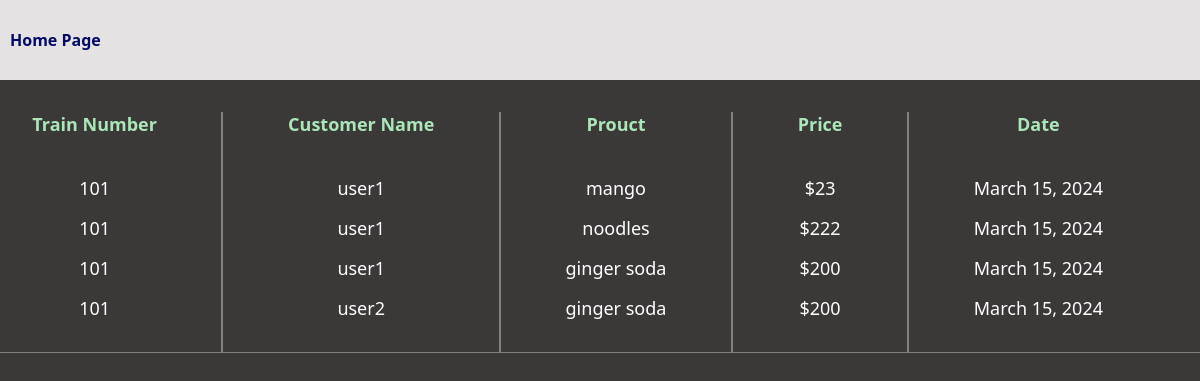
The page /order_page_admin/ on the database as committed earlier.
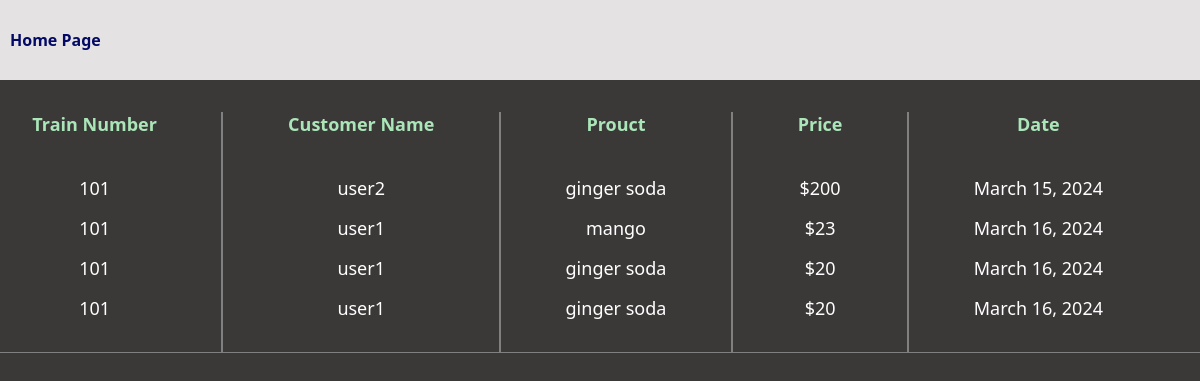
The same page on the database as committed later.
### user_app/models.py (models this page shows, shortened)
class Order(models.Model):
  train_number = models.CharField(max_length=10)
  customer_name = models.CharField(max_length=25)
  product_name =  models.CharField(max_length=25)
  price =  models.CharField(max_length=25)
  date = models.DateField(auto_now_add=True)

### admin_app/views.py (the view)
# urls.py: path('order_page_admin/', order_page_admin, name='order_page_admin'),
def order_page_admin(request):
  order_items = Order.objects.all()
  return render(request, 'order_page_admin.html', {'orders':order_items})

### templates/order_page_admin.html (shortened to what this page needs)
<!DOCTYPE html>
<html lang="en">
  <head>
  </head>
  <body>
    <div class="order-table-container">
      <nav>
        <div class="orders">
          <a href="{% url 'admin_app:admin_page' %}">Home Page</a>
        </div>
      </nav>
      <div class="flex-row">
        <div class="customer-name">
          Train Number {% for i in orders %}
          <div class="customers">{{i.train_number}}</div>
          {% endfor %}
        </div>
        <span></span>
        <div class="customer-train-number">
          Customer Name {% for i in orders %}
          <div class="customer-train-number-child">{{i.customer_name}}</div>
          {% endfor %}
        </div>
        <span></span>
        <div class="order-item">
          Prouct {% for i in orders %}
          <div class="order-item-child">{{i.product_name}}</div>
          {% endfor %}
        </div>
        <span></span>
        <div class="order-price">
          Price {% for i in orders %}
          <div class="order-price-child">${{i.price}}</div>
          {% endfor %}
        </div>
        <span></span>
        <div class="order-date">
          Date {% for i in orders %}
          <div class="order-date-child">{{i.date}}</div>
          {% endfor %}
        </div>
      </div>
    </div>
  </body>
</html>

Rows that differ between the two databases and show on the page:
removed Order: train_number "101", customer_name "user1", product_name "mango", price "23", date "March 15, 2024"
removed Order: train_number "101", customer_name "user1", product_name "noodles", price "222", date "March 15, 2024"
removed Order: train_number "101", customer_name "user1", product_name "ginger soda", price "200", date "March 15, 2024"
added Order: train_number "101", customer_name "user1", product_name "mango", price "23", date "March 16, 2024"
added Order: train_number "101", customer_name "user1", product_name "ginger soda", price "20", date "March 16, 2024"
added Order: train_number "101", customer_name "user1", product_name "ginger soda", price "20", date "March 16, 2024"
